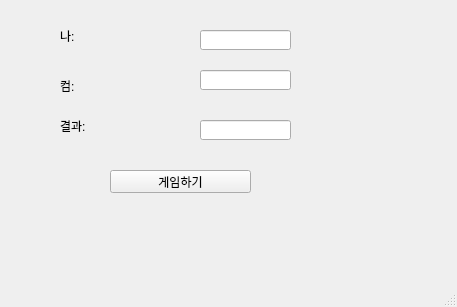
<?xml version="1.0" encoding="UTF-8"?>
<ui version="4.0">
 <class>MainWindow</class>
 <widget class="QMainWindow" name="MainWindow">
  <property name="geometry">
   <rect>
    <x>0</x>
    <y>0</y>
    <width>457</width>
    <height>307</height>
   </rect>
  </property>
  <property name="windowTitle">
   <string>MainWindow</string>
  </property>
  <widget class="QWidget" name="centralwidget">
   <widget class="QLabel" name="lblMine">
    <property name="geometry">
     <rect>
      <x>60</x>
      <y>30</y>
      <width>56</width>
      <height>12</height>
     </rect>
    </property>
    <property name="text">
     <string>나:</string>
    </property>
   </widget>
   <widget class="QLabel" name="lblCom">
    <property name="geometry">
     <rect>
      <x>60</x>
      <y>80</y>
      <width>56</width>
      <height>12</height>
     </rect>
    </property>
    <property name="text">
     <string>컴:</string>
    </property>
   </widget>
   <widget class="QLabel" name="lblResult">
    <property name="geometry">
     <rect>
      <x>60</x>
      <y>120</y>
      <width>56</width>
      <height>12</height>
     </rect>
    </property>
    <property name="text">
     <string>결과:</string>
    </property>
   </widget>
   <widget class="QLineEdit" name="leMine">
    <property name="geometry">
     <rect>
      <x>200</x>
      <y>30</y>
      <width>91</width>
      <height>20</height>
     </rect>
    </property>
   </widget>
   <widget class="QLineEdit" name="leCom">
    <property name="geometry">
     <rect>
      <x>200</x>
      <y>70</y>
      <width>91</width>
      <height>20</height>
     </rect>
    </property>
   </widget>
   <widget class="QLineEdit" name="leResult">
    <property name="geometry">
     <rect>
      <x>200</x>
      <y>120</y>
      <width>91</width>
      <height>20</height>
     </rect>
    </property>
   </widget>
   <widget class="QPushButton" name="pb">
    <property name="geometry">
     <rect>
      <x>110</x>
      <y>170</y>
      <width>141</width>
      <height>23</height>
     </rect>
    </property>
    <property name="text">
     <string>게임하기</string>
    </property>
   </widget>
  </widget>
  <widget class="QStatusBar" name="statusbar"/>
 </widget>
 <resources/>
 <connections/>
</ui>
